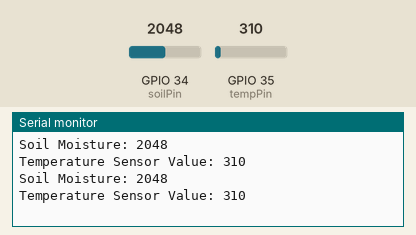
Recording of a sketch running on a simulated ESP32. Shown: the last lines printed to the serial monitor. The inputs (shaded band) are chosen by the test bench; at power-on: GPIO 35 (tempPin) = 310, GPIO 34 (soilPin) = 2048.

Above: at 2.8 s.
2.9 s: GPIO 35 (tempPin) set to 372
At 4.8 s:
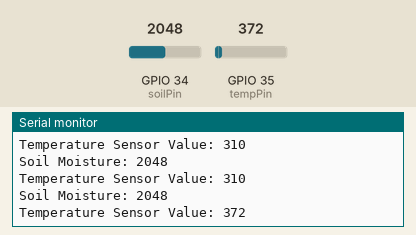
5.6 s: GPIO 34 (soilPin) set to 2866
At 6.4 s:
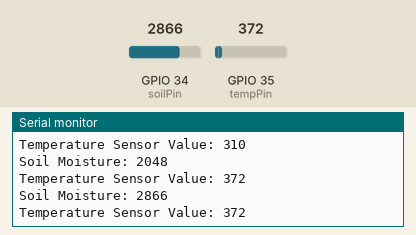
8.3 s: GPIO 35 (tempPin) set to 434
At 10.7 s:
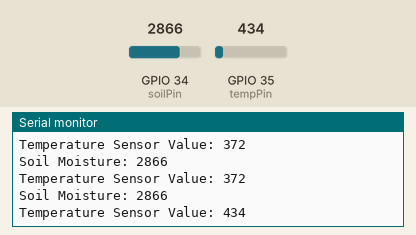
11.0 s: GPIO 34 (soilPin) set to 3603
At 13.4 s:
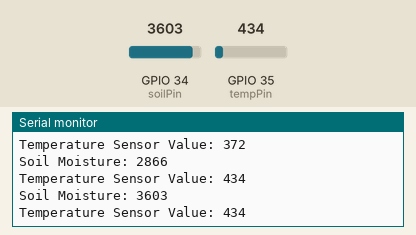
Timing chart, 0 to 14.7 s (numbered marks = the images above; inputs shaded):
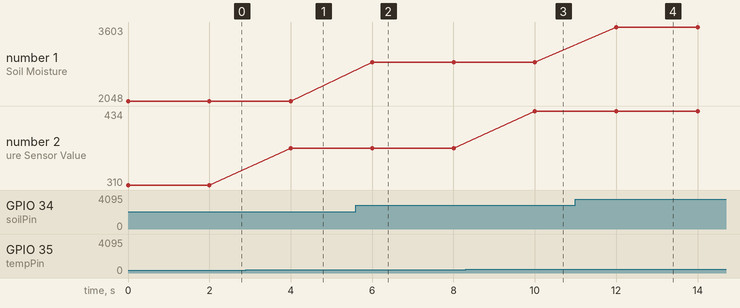

Measured:
- after the input at 2.9 s, the serial monitor: prints a new line after 1.1 s (image 1)
- after the input at 5.6 s, the serial monitor: prints a new line after 0.40 s (image 2)
- after the input at 8.3 s, the serial monitor: prints a new line after 1.7 s (image 3)
- after the input at 11.0 s, the serial monitor: prints a new line after 1.0 s (image 4)
- plotted number 1: 2048 → 2866 after the input at 5.6 s, 2866 → 3603 after the input at 11.0 s
- plotted number 2: 310 → 372 after the input at 2.9 s, 372 → 434 after the input at 8.3 s

The sketch:

esp32_soil_monitor.ino
```cpp
#include <WiFi.h>

int soilPin = 34;
int tempPin = 35;

void setup() {
  Serial.begin(115200);
}

void loop() {
  int soil = analogRead(soilPin);
  int temp = analogRead(tempPin);

  Serial.print("Soil Moisture: ");
  Serial.println(soil);

  Serial.print("Temperature Sensor Value: ");
  Serial.println(temp);

  delay(2000);
}
```
